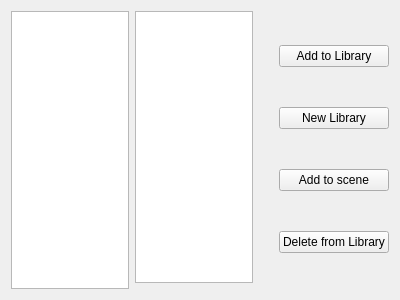
<?xml version="1.0" encoding="UTF-8"?>
<ui version="4.0">
 <class>stickLib</class>
 <widget class="QWidget" name="stickLib">
  <property name="geometry">
   <rect>
    <x>0</x>
    <y>0</y>
    <width>400</width>
    <height>300</height>
   </rect>
  </property>
  <property name="windowTitle">
   <string>Form</string>
  </property>
  <layout class="QHBoxLayout" name="horizontalLayout">
   <item>
    <layout class="QHBoxLayout" name="horizontalLayout_2">
     <item>
      <widget class="QListView" name="listView_2"/>
     </item>
     <item>
      <layout class="QVBoxLayout" name="verticalLayout">
       <property name="leftMargin">
        <number>0</number>
       </property>
       <item>
        <widget class="QListView" name="listView"/>
       </item>
       <item>
        <widget class="QFrame" name="frame">
         <property name="frameShape">
          <enum>QFrame::StyledPanel</enum>
         </property>
         <property name="frameShadow">
          <enum>QFrame::Raised</enum>
         </property>
        </widget>
       </item>
      </layout>
     </item>
     <item>
      <layout class="QVBoxLayout" name="verticalLayout_9">
       <property name="leftMargin">
        <number>20</number>
       </property>
       <item>
        <widget class="QPushButton" name="pushButton_2">
         <property name="text">
          <string>Add to Library</string>
         </property>
        </widget>
       </item>
       <item>
        <widget class="QPushButton" name="pushButton">
         <property name="text">
          <string>New Library</string>
         </property>
        </widget>
       </item>
       <item>
        <widget class="QPushButton" name="pushButton_3">
         <property name="text">
          <string>Add to scene</string>
         </property>
        </widget>
       </item>
       <item>
        <widget class="QPushButton" name="pushButton_4">
         <property name="text">
          <string>Delete from Library</string>
         </property>
        </widget>
       </item>
      </layout>
     </item>
    </layout>
   </item>
  </layout>
 </widget>
 <resources/>
 <connections/>
</ui>
